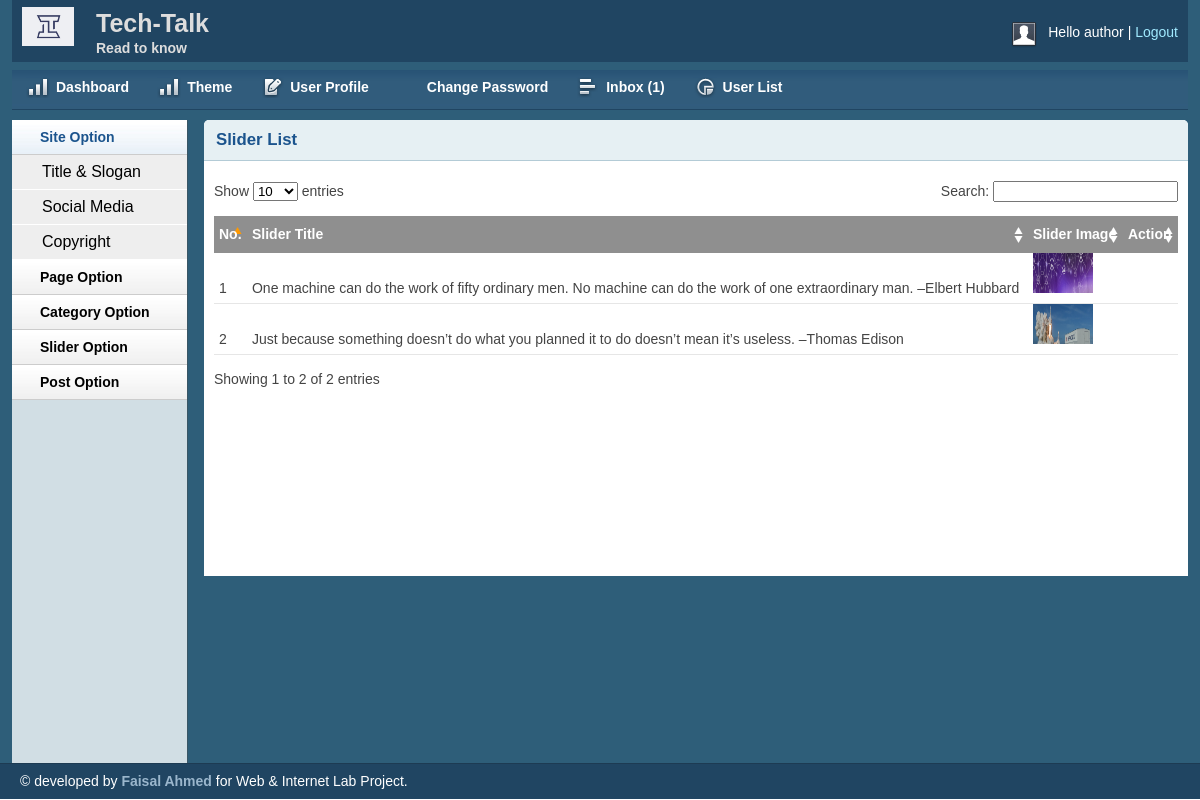
The app's page /admin/sliderlist.php (signed in) with its own data.
### tables this page shows
CREATE TABLE `tbl_slider` (
  `id` int(11) NOT NULL,
  `title` varchar(255) DEFAULT NULL,
  `image` varchar(255) DEFAULT NULL
);

### lib/Database.php (called while the page is built, shortened)
<?php
Class Database{
	public $host   = DB_HOST;
	public $user   = DB_USER;
	public $pass   = DB_PASS;
	public $dbname = DB_NAME;
	public $link;
	private function connectDB(){
	$this->link = new mysqli($this->host, $this->user, $this->pass, $this->dbname);
 }
	public function select($query){
		$result = $this->link->query($query) or die($this->link->error.__LINE__);
		if($result->num_rows > 0){
			return $result;
		} else {
			return false;
		}
	}
}

### admin/sliderlist.php (the view, shortened to what this page needs)
<?php include 'inc/header.php';?>
<?php include 'inc/sidebar.php';?>
        <div class="grid_10">
            <div class="box round first grid">
                <h2>Slider List</h2>
                <div class="block">
                    <table class="data display datatable" id="example">
					<thead>
						<tr>
							<th >No.</th>
							<th>Slider Title</th>
							<th>Slider Image</th>
							<th>Action</th>
						</tr>
					</thead>
					<tbody>
<?php
$query = "select * from tbl_slider";
$slider = $db -> select($query);
if($slider){
	$i = 0;
	while ($result = $slider->fetch_assoc()) {
		$i++;
?>
<tr class="odd gradeX">
	<td><?php echo $i; ?></td>
	<td><?php echo $result['title']; ?></td>
	<td><img src="<?php echo $result['image']; ?>" height="40px" width= "60px"/></td>
<td>
</td>
</tr>
<?php 	} } ?>
					</tbody>
				</table>
               </div>
            </div>
        </div>
<?php include 'inc/footer.php';?>

### admin/css/layout.css (style rules this page uses)
body { background: #fff none repeat scroll 0 0; color: #444; font-size: 14px; padding: 0; }
h1, h2, h3, h4, h5, h6 { line-height:1.2em; margin-bottom:.3em; }
h2 { margin-top:1em; }
.box { background:#fff; margin-bottom:20px; padding:10px 10px 10px 10px; margin-left:-8px; }
.box.grid { padding-bottom:40px; }
.box.round { -moz-border-radius: 5px 5px 0px 0px; -webkit-border-radius: 5px 5px 0px 0px; border-radius: 5px 5px 0px 0px; }
.box h2 { font-size:1.2em; font-weight:bold; color:#1B548D; background:#E6F0F3; margin:-10px -10px 0 -10px; padding:10px 12px; border-bottom:1px solid #B3CBD6; -moz-border-radius: 5px 5px 0px 0px; -webkit-border-radius: 5px 5px 0px 0px; border-radius: 5px 5px 0px 0px; }
.box.first { min-height: 406px; }
.block { padding-top:20px; }
.block { padding-bottom:1px; }
table.display { margin: 0 auto; clear: both; width: 100%; }
.sorting_asc { background: #8f8f8f url(../img/table/sort_asc.png) no-repeat center right; padding:8px 5px; text-align:left; color:#fff; }
.sorting { background:#8f8f8f url(../img/table/sort_both.png) no-repeat center right; padding:8px 5px; text-align:left; color:#fff; }
tr.odd { height: 30px; line-height: 30px; border-bottom:1px solid #e6e6e6; }
tr.even { height: 30px; line-height: 30px; border-bottom:1px solid #e6e6e6; }
tr.odd td, tr.even td { padding-left:5px; }

### records on screen
tbl_slider: title "One machine can do the work of fifty ordinary men. No machine can do the work of one extraordinary man. –Elbert Hubbard", image (picture)
tbl_slider: title "Just because something doesn’t do what you planned it to do doesn’t mean it’s useless. –Thomas Edison", image (picture)

### other values on screen
Session:: get('username') "author"
$count "1"
